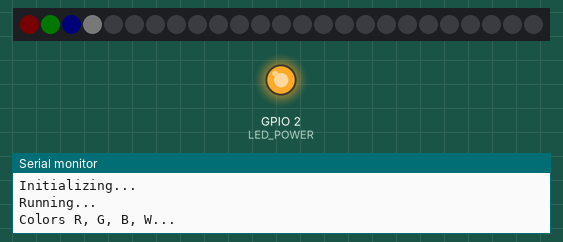
Recording of a sketch running on a simulated ESP32. Parts: 25 RGB LEDs in strip order, left to right, output pins drawn as LEDs (lit = HIGH), the last lines printed to the serial monitor. Dim RGB values are drawn brighter than linear.

Above: at 5.1 s.
At 10.1 s:
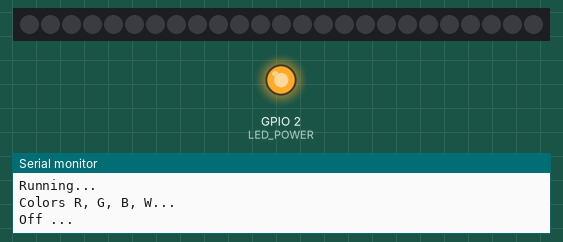

Measured:
- what the display in image 0 shows lasts 5.0 s, from 5.0 s to 10.0 s

The sketch:

light.ino
```cpp
#include <NeoPixelBus.h>

const uint16_t PixelCount = 25;
const uint8_t PixelPin = 25;

#define colorSaturation 2
#define LED_POWER      2

// three element pixels, in different order and speeds
NeoPixelBus<NeoGrbFeature, Neo800KbpsMethod> strip(PixelCount, PixelPin);
//NeoPixelBus<NeoRgbFeature, Neo400KbpsMethod> strip(PixelCount, PixelPin);


RgbColor red(colorSaturation, 0, 0);
RgbColor green(0, colorSaturation, 0);
RgbColor blue(0, 0, colorSaturation);
RgbColor white(colorSaturation);
RgbColor black(0);

HslColor hslRed(red);
HslColor hslGreen(green);
HslColor hslBlue(blue);
HslColor hslWhite(white);
HslColor hslBlack(black);


void setup()
{
    Serial.begin(115200);
    while (!Serial); // wait for serial attach

    Serial.println();
    Serial.println("Initializing...");
    Serial.flush();

    // this resets all the neopixels to an off state
    strip.Begin();
    strip.Show();


    Serial.println();
    Serial.println("Running...");
    pinMode(LED_POWER, OUTPUT);
    digitalWrite(LED_POWER, HIGH);
}


void loop()
{
    delay(5000);

    Serial.println("Colors R, G, B, W...");

    // set the colors,
    // if they don't match in order, you need to use NeoGrbFeature feature
    strip.SetPixelColor(0, red);
    strip.SetPixelColor(1, green);
    strip.SetPixelColor(2, blue);
    strip.SetPixelColor(3, white);
    // the following line demonstrates rgbw color support
    // if the NeoPixels are rgbw types the following line will compile
    // if the NeoPixels are anything else, the following line will give an error
    //strip.SetPixelColor(3, RgbwColor(colorSaturation));
    strip.Show();


    delay(5000);

    Serial.println("Off ...");

    // turn off the pixels
    strip.SetPixelColor(0, black);
    strip.SetPixelColor(1, black);
    strip.SetPixelColor(2, black);
    strip.SetPixelColor(3, black);
    strip.Show();

    delay(5000);

    Serial.println("HSL Colors R, G, B, W...");

    // set the colors,
    // if they don't match in order, you may need to use NeoGrbFeature feature
    strip.SetPixelColor(0, hslRed);
    strip.SetPixelColor(1, hslGreen);
    strip.SetPixelColor(2, hslBlue);
    strip.SetPixelColor(3, hslWhite);
    strip.Show();


    delay(5000);

    Serial.println("Off again...");

    // turn off the pixels
    strip.SetPixelColor(0, hslBlack);
    strip.SetPixelColor(1, hslBlack);
    strip.SetPixelColor(2, hslBlack);
    strip.SetPixelColor(3, hslBlack);
    strip.Show();

}
```
